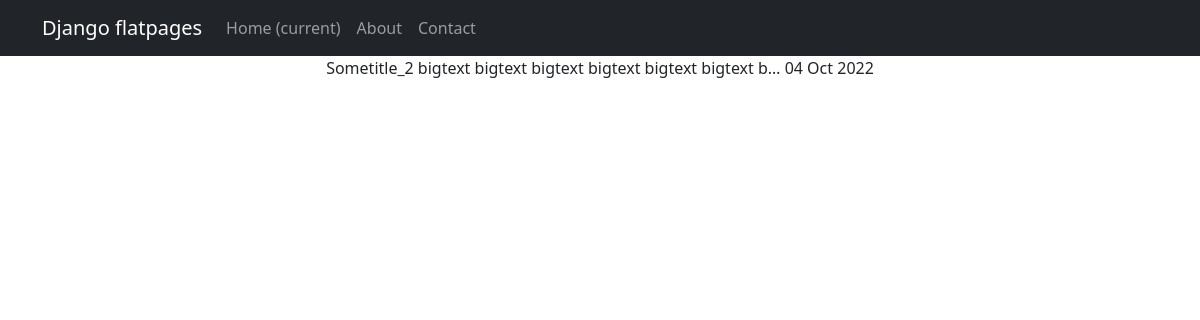
The page /news/2 on the database its author committed.
### newsapp/models.py (models this page shows, shortened)
class Post(models.Model):
    author = models.ForeignKey(Author, on_delete=models.CASCADE)
    NEWS = 'NW'
    ARTICLE = 'AR'
    CATEGORY_CHOICES = (
        (NEWS, 'Новость'),
        (ARTICLE, 'Статья')
    )
    categoryType = models.CharField(max_length=2, choices=CATEGORY_CHOICES, default=ARTICLE)
    dateCreation = models.DateTimeField(auto_now_add=True)
    postCategory = models.ManyToManyField(Category, through="PostCategory")
    title = models.CharField(max_length=128)
    text = models.TextField()
    rating = models.SmallIntegerField(default=0)

### newsapp/views.py (the view)
# urls.py: path('<int:id>', PostDetail.as_view(), name='post_detail'),
class PostDetail(DetailView):
    model = Post
    template_name = 'news_id.html'
    context_object_name = 'news_id'
    pk_url_kwarg = 'id'

### templates/news_id.html (shortened to what this page needs)
{% extends 'flatpages/default.html' %}
{% block content %}
{{ news_id.title }}
{{ news_id.text|truncatechars:50 }}
{{ news_id.dateCreation|date:'d M Y'}}
{% endblock content %}

### rows shown on the page
Post: title "Sometitle_2", text "bigtext bigtext bigtext bigtext bigtext bigtext b…", dateCreation "04 Oct 2022"
